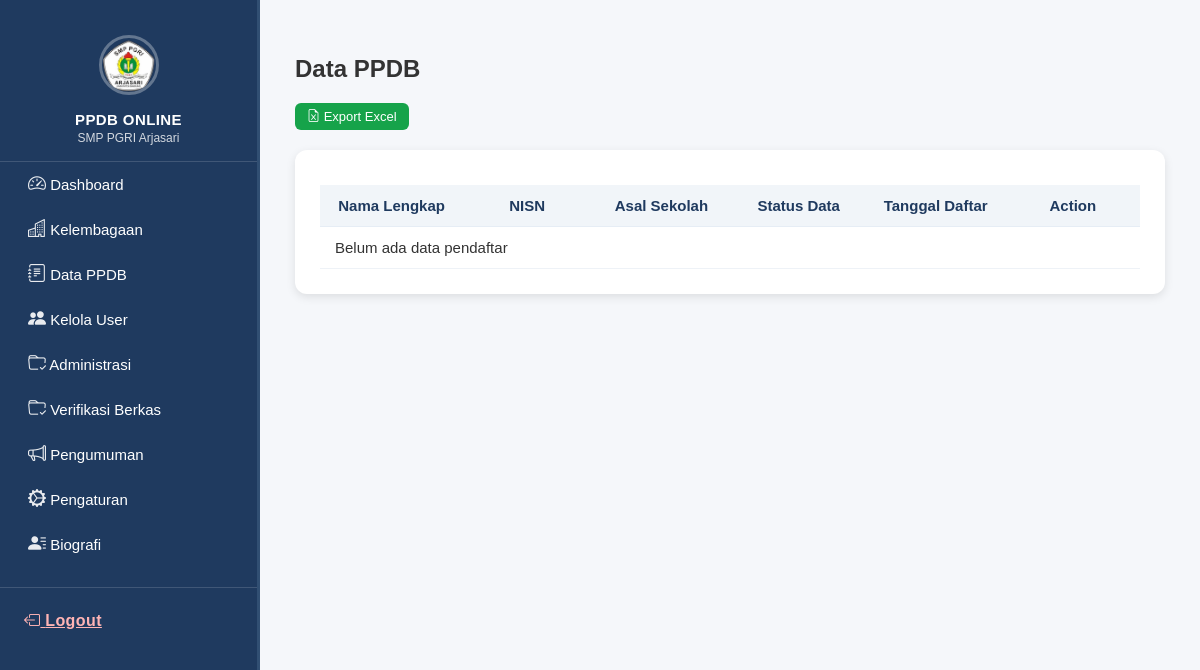
The page /dashboard/data_ppdb (signed in) on the database as committed earlier.
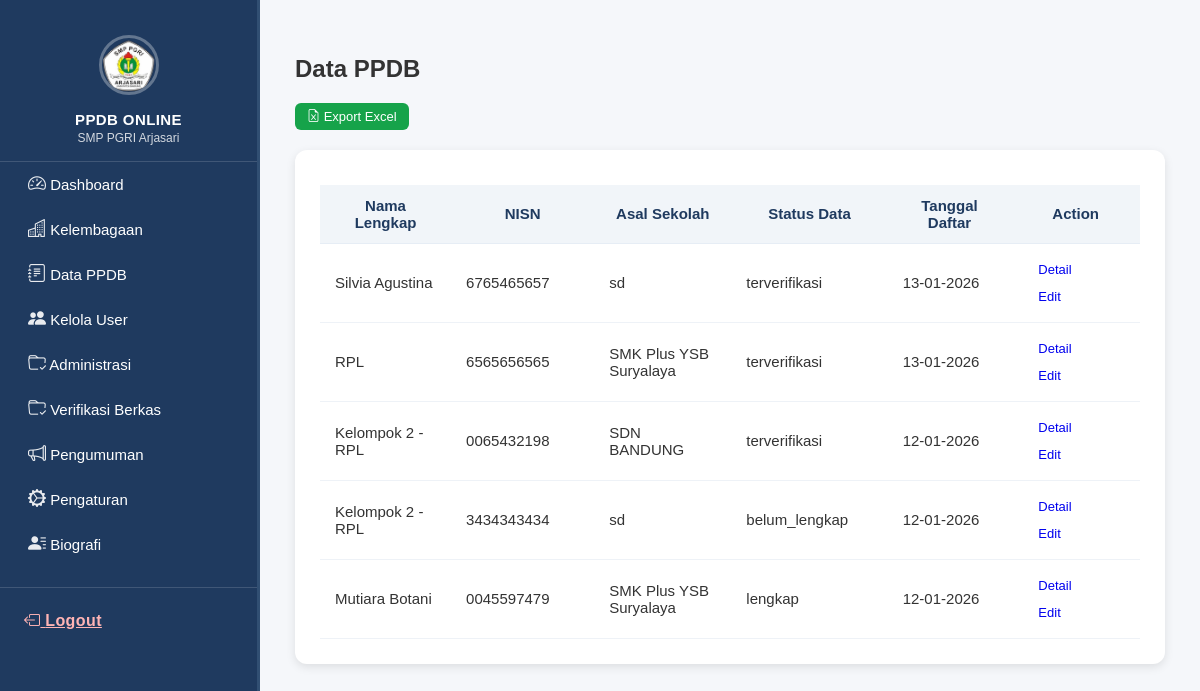
The same page on the database as committed later.
### tables this page shows
CREATE TABLE `pendaftar` (
  `id_pendaftar` int NOT NULL,
  `id_pengguna` int DEFAULT NULL,
  `nik` varchar(16) DEFAULT NULL,
  `nisn` varchar(10) DEFAULT NULL,
  `nama_lengkap` varchar(100) DEFAULT NULL,
  `jenis_kelamin` enum('Laki-laki','Perempuan') DEFAULT NULL,
  `tempat_lahir` varchar(50) DEFAULT NULL,
  `tanggal_lahir` date DEFAULT NULL,
  `agama` enum('Islam','Kristen','Katolik','Hindu','Budha','Konghucu','Lainnya') DEFAULT NULL,
  `alamat` text,
  `status_tinggal` enum('bersama_ortu','wali','kost','asrama','lainnya') DEFAULT 'bersama_ortu',
  `asal_sekolah` varchar(100) DEFAULT NULL,
  `anak_ke` int DEFAULT NULL,
  `jumlah_saudara` int DEFAULT NULL,
  `status_anak` enum('kandung','tiri','angkat') NOT NULL,
  `yatim_status` enum('bukan','yatim','piatu','yatim_piatu') DEFAULT 'bukan',
  `bahasa_rumah` varchar(100) DEFAULT NULL,
  `tinggi_badan` int DEFAULT NULL,
  `berat_badan` int DEFAULT NULL,
  `penyakit` text,
  `tahun_lulus` year DEFAULT NULL,
  `nomor_hp` varchar(20) DEFAULT NULL,
  `email` varchar(100) DEFAULT NULL,
  `tanggal_daftar` timestamp NULL DEFAULT CURRENT_TIMESTAMP,
  `status_data` enum('belum_lengkap','lengkap','terverifikasi') DEFAULT 'belum_lengkap'
);

### app/controllers/DashboardController.php (called while the page is built, shortened)
<?php
require_once __DIR__ . '/../models/Pendaftar.php';
class DashboardController {
    public function dataPPDB() {
        $pendaftar = new Pendaftar;
        $list = $pendaftar->getLatest();
        require __DIR__ . '/../views/admin/layout_admin.php';
    }
}

### core/Router.php (called while the page is built, shortened)
<?php
class Router {
    private $routes = [];
    public function get($uri, $action){
        $this->routes['GET'][$uri] = $action;
    }
    public function post($uri, $action){
        $this->routes['POST'][$uri] = $action;
    }
    public function run(){
        $uri = parse_url($_SERVER['REQUEST_URI'], PHP_URL_PATH);
        $method = $_SERVER['REQUEST_METHOD'];
        $route = $this->routes[$method][$uri] ?? null;
        list($controller, $method) = explode('@', $route);
        $object = new $controller;
        return $object->$method();
    }
}

### index.php (called while the page is built, shortened)
<?php
require_once __DIR__ . "/core/Config.php";
require_once __DIR__ . "/core/Router.php";
$router = new Router();
$router->get('/', 'AuthController@homepage');
$router->get('/login', 'AuthController@login');
$router->post('/login', 'AuthController@processLogin');
$router->get('/register', 'AuthController@register');
$router->post('/register/process', 'AuthController@processRegister');
$router->get('/dashboard', 'DashboardController@index');
$router->get('/dashboard/kelembagaan', 'DashboardController@kelembagaan');
$router->get('/dashboard/data_ppdb', 'DashboardController@dataPPDB');
$router->get('/dashboard/users', 'DashboardController@users');
$router->get('/dashboard/user/create', 'DashboardController@createUser');
$router->post('/dashboard/user/store', 'DashboardController@storeUser');
$router->get('/admin/dashboard', 'DashboardController@index');
$router->get('/siswa/dashboard', 'DashboardController@index');
$router->get('/dashboard/pembayaran/hapus', 'DashboardController@hapusPembayaran');
$router->get('/dashboard/hapusPembayaran', 'DashboardController@hapusPembayaran');
$router->get('/dashboard/user/edit', 'DashboardController@editUser');
$router->post('/dashboard/user/update', 'DashboardController@updateUser');
$router->post('/dashboard/updateUser', 'DashboardController@updateUser');
$router->get('/dashboard/user/delete', 'DashboardController@deleteUser');
$router->get('/dashboard/pengaturan', 'DashboardController@pengaturan');
$router->get('/dashboard/administrasi', 'DashboardController@administrasi');
$router->get('/dashboard/verifikasibayar', 'DashboardController@verifikasibayar');
$router->get('/dashboard/verifikasiBerkas', 'DashboardController@verifikasiBerkas');
$router->get('/dashboard/validBerkas', 'DashboardController@validBerkas');
$router->get('/dashboard/invalidBerkas', 'DashboardController@invalidBerkas');
$router->get('/dashboard/biografi', 'DashboardController@biografi');
$router->get('/admin/ppdb', 'DashboardController@index');
$router->get('/admin/ppdb/detail', 'DashboardController@detail');
$router->get('/admin/ppdb/edit', 'DashboardController@edit');
$router->post('/admin/ppdb/update', 'DashboardController@update');
$router->get('/admin/ppdb/delete', 'DashboardController@delete');
$router->get('/admin/ppdb/cetak', 'DashboardController@cetakPPDB');
$router->get('/dashboard/pengumuman', 'DashboardController@pengumuman');
$router->get('/siswa/formulir', 'FormulirController@index');
$router->post('/siswa/formulir/simpan', 'FormulirController@simpan');
$router->get('/siswa/formulir/cetak', 'FormulirController@cetak');
$router->get("/siswa/berkas_pendaftar", "BerkasController@index");
$router->post("/siswa/berkas/upload", "BerkasController@upload");
$router->get('/siswa/pembayaran', 'PembayaranController@index');
$router->post('/siswa/pembayaran/upload', 'PembayaranController@upload');
$router->get("/siswa/pengumuman", "PengumumanController@index");
$router->get('/forgot', 'AuthController@forgot');
$router->post('/forgot', 'AuthController@processForgot');
$router->get('/reset', 'AuthController@resetForm');
$router->post('/reset', 'AuthController@processReset');
$router->get('/logout', 'LogoutController@index');
$router->run();

### core/Config.php (called while the page is built, shortened)
<?php
class Config {
    private static $env = null;
    private static function loadEnv(){
        if(self::$env !== null){
            return;
        }
        self::$env = [];
        $path = __DIR__ . '/../.env';
        $file = file($path);
        foreach($file as $line){
            $line = trim($line);
            if(!$line || $line[0] == '#') continue;
            list($name, $value) = explode('=', $line, 2);
            $name  = trim($name);
            $value = trim($value);
            self::$env[$name] = $value;
        }
    }
    public static function env($key){
        return self::$env[$key] ?? null;
    }
}

### core/Database.php (called while the page is built, shortened)
<?php
require_once __DIR__ . '/Config.php';
class Database {
    public function __construct() {
        $host = Config::env('DB_HOST');
        $user = Config::env('DB_USER');
        $pass = Config::env('DB_PASS');
        $name = Config::env('DB_NAME');
        $this->conn = new mysqli($host, $user, $pass, $name);
    }
}

### app/models/Pendaftar.php (called while the page is built, shortened)
<?php
require_once __DIR__ . "/../../core/Database.php";
class Pendaftar extends Database {
    public function getLatest($limit = 5)
    {
        $limit = (int)$limit;
        return $this->conn
            ->query("SELECT * FROM pendaftar ORDER BY tanggal_daftar DESC LIMIT $limit")
            ->fetch_all(MYSQLI_ASSOC);
    }
}

### app/views/admin/data_ppdb.php (the view, shortened to what the changed rows need)
<?php
function esc($value)
{
    return htmlspecialchars($value ?? '', ENT_QUOTES, 'UTF-8');
}
?>
<h2>Data PPDB</h2>
<div class="pengaturan-wrapper">
    <table class="pengaturan-table table-ppdb">
        <thead>
            <tr>
                <th>Nama Lengkap</th>
                <th>NISN</th>
                <th>Asal Sekolah</th>
                <th>Status Data</th>
                <th>Tanggal Daftar</th>
                <th>Action</th>
            </tr>
        </thead>
        <tbody>
        <?php if (!empty($list)): ?>
            <?php foreach ($list as $row): ?>
                <tr data-id="<?= esc($row['id_pendaftar'] ?? '') ?>">
                    <td class="ppdb-nama">
                        <?= esc($row['nama_lengkap'] ?? '') ?>
                    </td>
                    <td class="ppdb-nisn">
                        <?= esc($row['nisn'] ?? '') ?>
                    </td>
                    <td class="ppdb-sekolah">
                        <?= esc($row['asal_sekolah'] ?? '') ?>
                    </td>
                    <td class="ppdb-status">
                        <?= esc($row['status_data'] ?? '') ?>
                    </td>
                    <td class="ppdb-tanggal">
                        <?php if (!empty($row['tanggal_daftar'])): ?>
                            <?= date('d-m-Y', strtotime($row['tanggal_daftar'])) ?>
                        <?php else: ?>
                            -
                        <?php endif; ?>
                    </td>
                    <td class="ppdb-action">
                        <a href="/admin/ppdb/detail?id=<?= esc($row['id_pendaftar'] ?? '') ?>"
                           class="btn btn-sm btn-info">
                            Detail
                        </a>
                        <a href="/admin/ppdb/edit?id=<?= esc($row['id_pendaftar'] ?? '') ?>"
                           class="btn btn-sm btn-warning">
                            Edit
                        </a>
                    </td>
                </tr>
            <?php endforeach; ?>
        <?php else: ?>
            <tr>
                <td colspan="6" class="text-center">
                    Belum ada data pendaftar
                </td>
            </tr>
        <?php endif; ?>
        </tbody>
    </table>
</div>

Rows that differ between the two databases and show on the page:
added pendaftar: nama_lengkap "Silvia Agustina", nisn "6765465657", asal_sekolah "sd", status_data "terverifikasi", tanggal_daftar "13-01-2026"
added pendaftar: nama_lengkap "RPL", nisn "6565656565", asal_sekolah "SMK Plus YSB Suryalaya", status_data "terverifikasi", tanggal_daftar "13-01-2026"
added pendaftar: nama_lengkap "Kelompok 2 - RPL", nisn "0065432198", asal_sekolah "SDN BANDUNG", status_data "terverifikasi", tanggal_daftar "12-01-2026"
added pendaftar: nama_lengkap "Kelompok 2 - RPL", nisn "3434343434", asal_sekolah "sd", status_data "belum_lengkap", tanggal_daftar "12-01-2026"
added pendaftar: nama_lengkap "Mutiara Botani", nisn "0045597479", asal_sekolah "SMK Plus YSB Suryalaya", status_data "lengkap", tanggal_daftar "12-01-2026"
Other text that changed with them:
text no longer shown: "Belum ada data pendaftar"
